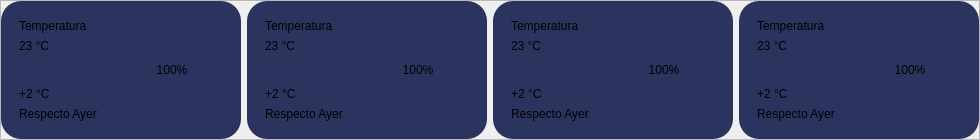
        <widget class="QFrame" name="frame_4">
         <property name="frameShape">
          <enum>QFrame::Shape::StyledPanel</enum>
         </property>
         <property name="frameShadow">
          <enum>QFrame::Shadow::Raised</enum>
         </property>
         <layout class="QHBoxLayout" name="horizontalLayout_2" stretch="1,1,1,1">
          <property name="leftMargin">
           <number>0</number>
          </property>
          <property name="topMargin">
           <number>0</number>
          </property>
          <property name="rightMargin">
           <number>0</number>
          </property>
          <property name="bottomMargin">
           <number>0</number>
          </property>
          <item>
           <widget class="QFrame" name="frame_7">
            <property name="styleSheet">
             <string notr="true">QFrame{
	background-color: rgb(43, 52, 95);
	border-radius: 20px;
}</string>
            </property>
            <property name="frameShape">
             <enum>QFrame::Shape::StyledPanel</enum>
            </property>
            <property name="frameShadow">
             <enum>QFrame::Shadow::Raised</enum>
            </property>
            <layout class="QHBoxLayout" name="horizontalLayout_7">
             <item>
              <widget class="QFrame" name="frame_20">
               <property name="frameShape">
                <enum>QFrame::Shape::StyledPanel</enum>
               </property>
               <property name="frameShadow">
                <enum>QFrame::Shadow::Raised</enum>
               </property>
               <layout class="QVBoxLayout" name="verticalLayout_4">
                <item>
                 <widget class="QLabel" name="label_4">
                  <property name="text">
                   <string>Temperatura</string>
                  </property>
                 </widget>
                </item>
                <item>
                 <widget class="QLabel" name="label_5">
                  <property name="text">
                   <string>23 °C</string>
                  </property>
                 </widget>
                </item>
                <item>
                 <spacer name="verticalSpacer_5">
                  <property name="orientation">
                   <enum>Qt::Orientation::Vertical</enum>
                  </property>
                  <property name="sizeHint" stdset="0">
                   <size>
                    <width>20</width>
                    <height>11</height>
                   </size>
                  </property>
                 </spacer>
                </item>
                <item>
                 <widget class="QLabel" name="label_6">
                  <property name="text">
                   <string>+2 °C</string>
                  </property>
                 </widget>
                </item>
                <item>
                 <widget class="QLabel" name="label_7">
                  <property name="text">
                   <string>Respecto Ayer</string>
                  </property>
                 </widget>
                </item>
               </layout>
              </widget>
             </item>
             <item>
              <widget class="QFrame" name="frame_18">
               <property name="styleSheet">
                <string notr="true">QFrame{
background:qconicalgradient(cx:0.5,cy:0.5,angle:-90,
													stop:0 #00BCD4,
													stop:0.5 #2196F3,
													stop:1  #00BCD4);
border-radius: 60px;
border: none;
min-width:120px;
min-height:120px;
max-width:120px;
max-height:120px;
}</string>
               </property>
               <property name="frameShape">
                <enum>QFrame::Shape::StyledPanel</enum>
               </property>
               <property name="frameShadow">
                <enum>QFrame::Shadow::Raised</enum>
               </property>
               <layout class="QGridLayout" name="gridLayout">
                <property name="leftMargin">
                 <number>0</number>
                </property>
                <property name="topMargin">
                 <number>0</number>
                </property>
                <property name="rightMargin">
                 <number>0</number>
                </property>
                <property name="bottomMargin">
                 <number>0</number>
                </property>
                <item row="0" column="0">
                 <widget class="QFrame" name="frame_19">
                  <property name="styleSheet">
                   <string notr="true">QFrame{
	background-color: rgb(43, 52, 95);
border-radius: 50px;
border: none;
min-width:100px;
min-height:100px;
max-width:100px;
max-height:100px;
}</string>
                  </property>
                  <property name="frameShape">
                   <enum>QFrame::Shape::StyledPanel</enum>
                  </property>
                  <property name="frameShadow">
                   <enum>QFrame::Shadow::Raised</enum>
                  </property>
                  <layout class="QVBoxLayout" name="verticalLayout_3">
                   <property name="leftMargin">
                    <number>0</number>
                   </property>
                   <property name="topMargin">
                    <number>0</number>
                   </property>
                   <property name="rightMargin">
                    <number>0</number>
                   </property>
                   <property name="bottomMargin">
                    <number>0</number>
                   </property>
                   <item>
                    <widget class="QLabel" name="label_3">
                     <property name="styleSheet">
                      <string notr="true">QLabel{
	background-color: transparent;
	font: 600 12pt &quot;Segoe UI&quot;;
}</string>
                     </property>
                     <property name="text">
                      <string>100%</string>
                     </property>
                     <property name="alignment">
                      <set>Qt::AlignmentFlag::AlignCenter</set>
                     </property>
                    </widget>
                   </item>
                  </layout>
                 </widget>
                </item>
               </layout>
              </widget>
             </item>
            </layout>
           </widget>
          </item>
          <item>
           <widget class="QFrame" name="frame_10">
            <property name="styleSheet">
             <string notr="true">QFrame{
	background-color: rgb(43, 52, 95);
	border-radius: 20px;
}</string>
            </property>
            <property name="frameShape">
             <enum>QFrame::Shape::StyledPanel</enum>
            </property>
            <property name="frameShadow">
             <enum>QFrame::Shadow::Raised</enum>
            </property>
            <layout class="QHBoxLayout" name="horizontalLayout_8">
             <item>
              <widget class="QFrame" name="frame_21">
               <property name="frameShape">
                <enum>QFrame::Shape::StyledPanel</enum>
               </property>
               <property name="frameShadow">
                <enum>QFrame::Shadow::Raised</enum>
               </property>
               <layout class="QVBoxLayout" name="verticalLayout_6">
                <item>
                 <widget class="QLabel" name="label_8">
                  <property name="text">
                   <string>Temperatura</string>
                  </property>
                 </widget>
                </item>
                <item>
                 <widget class="QLabel" name="label_13">
                  <property name="text">
                   <string>23 °C</string>
                  </property>
                 </widget>
                </item>
                <item>
                 <spacer name="verticalSpacer_7">
                  <property name="orientation">
                   <enum>Qt::Orientation::Vertical</enum>
                  </property>
                  <property name="sizeHint" stdset="0">
                   <size>
                    <width>20</width>
                    <height>11</height>
                   </size>
                  </property>
                 </spacer>
                </item>
                <item>
                 <widget class="QLabel" name="label_14">
                  <property name="text">
                   <string>+2 °C</string>
                  </property>
                 </widget>
                </item>
                <item>
                 <widget class="QLabel" name="label_15">
                  <property name="text">
                   <string>Respecto Ayer</string>
                  </property>
                 </widget>
                </item>
               </layout>
              </widget>
             </item>
             <item>
              <widget class="QFrame" name="frame_22">
               <property name="styleSheet">
                <string notr="true">QFrame{
background:qconicalgradient(cx:0.5,cy:0.5,angle:-90,
													stop:0 #00BCD4,
													stop:0.5 #2196F3,
													stop:1  #00BCD4);
border-radius: 60px;
border: none;
min-width:120px;
min-height:120px;
max-width:120px;
max-height:120px;
}</string>
               </property>
               <property name="frameShape">
                <enum>QFrame::Shape::StyledPanel</enum>
               </property>
               <property name="frameShadow">
                <enum>QFrame::Shadow::Raised</enum>
               </property>
               <layout class="QGridLayout" name="gridLayout_2">
                <item row="0" column="0">
                 <widget class="QFrame" name="frame_23">
                  <property name="styleSheet">
                   <string notr="true">QFrame{
	background-color: rgb(43, 52, 95);
border-radius: 50px;
border: none;
min-width:100px;
min-height:100px;
max-width:100px;
max-height:100px;
}</string>
                  </property>
                  <property name="frameShape">
                   <enum>QFrame::Shape::StyledPanel</enum>
                  </property>
                  <property name="frameShadow">
                   <enum>QFrame::Shadow::Raised</enum>
                  </property>
                  <layout class="QVBoxLayout" name="verticalLayout_7">
                   <property name="leftMargin">
                    <number>0</number>
                   </property>
                   <property name="topMargin">
                    <number>0</number>
                   </property>
                   <property name="rightMargin">
                    <number>0</number>
                   </property>
                   <property name="bottomMargin">
                    <number>0</number>
                   </property>
                   <item>
                    <widget class="QLabel" name="label_16">
                     <property name="styleSheet">
                      <string notr="true">QLabel{
	background-color: transparent;
	font: 600 12pt &quot;Segoe UI&quot;;
}</string>
                     </property>
                     <property name="text">
                      <string>100%</string>
                     </property>
                     <property name="alignment">
                      <set>Qt::AlignmentFlag::AlignCenter</set>
                     </property>
                    </widget>
                   </item>
                  </layout>
                 </widget>
                </item>
               </layout>
              </widget>
             </item>
            </layout>
           </widget>
          </item>
          <item>
           <widget class="QFrame" name="frame_9">
            <property name="styleSheet">
             <string notr="true">QFrame{
	background-color: rgb(43, 52, 95);
	border-radius: 20px;
}</string>
            </property>
            <property name="frameShape">
             <enum>QFrame::Shape::StyledPanel</enum>
            </property>
            <property name="frameShadow">
             <enum>QFrame::Shadow::Raised</enum>
            </property>
            <layout class="QHBoxLayout" name="horizontalLayout_10">
             <item>
              <widget class="QFrame" name="frame_28">
               <property name="frameShape">
                <enum>QFrame::Shape::StyledPanel</enum>
               </property>
               <property name="frameShadow">
                <enum>QFrame::Shadow::Raised</enum>
               </property>
               <layout class="QVBoxLayout" name="verticalLayout_10">
                <item>
                 <widget class="QLabel" name="label_19">
                  <property name="text">
                   <string>Temperatura</string>
                  </property>
                 </widget>
                </item>
                <item>
                 <widget class="QLabel" name="label_20">
                  <property name="text">
                   <string>23 °C</string>
                  </property>
                 </widget>
                </item>
                <item>
                 <spacer name="verticalSpacer_8">
                  <property name="orientation">
                   <enum>Qt::Orientation::Vertical</enum>
                  </property>
                  <property name="sizeHint" stdset="0">
                   <size>
                    <width>20</width>
                    <height>11</height>
                   </size>
                  </property>
                 </spacer>
                </item>
                <item>
                 <widget class="QLabel" name="label_21">
                  <property name="text">
                   <string>+2 °C</string>
                  </property>
                 </widget>
                </item>
                <item>
                 <widget class="QLabel" name="label_22">
                  <property name="text">
                   <string>Respecto Ayer</string>
                  </property>
                 </widget>
                </item>
               </layout>
              </widget>
             </item>
             <item>
              <widget class="QFrame" name="frame_24">
               <property name="styleSheet">
                <string notr="true">QFrame{
background:qconicalgradient(cx:0.5,cy:0.5,angle:-90,
													stop:0 #00BCD4,
													stop:0.5 #2196F3,
													stop:1  #00BCD4);
border-radius: 60px;
border: none;
min-width:120px;
min-height:120px;
max-width:120px;
max-height:120px;
}</string>
               </property>
               <property name="frameShape">
                <enum>QFrame::Shape::StyledPanel</enum>
               </property>
               <property name="frameShadow">
                <enum>QFrame::Shadow::Raised</enum>
               </property>
               <layout class="QGridLayout" name="gridLayout_3">
                <item row="0" column="0">
                 <widget class="QFrame" name="frame_25">
                  <property name="styleSheet">
                   <string notr="true">QFrame{
	background-color: rgb(43, 52, 95);
border-radius: 50px;
border: none;
min-width:100px;
min-height:100px;
max-width:100px;
max-height:100px;
}</string>
                  </property>
                  <property name="frameShape">
                   <enum>QFrame::Shape::StyledPanel</enum>
                  </property>
                  <property name="frameShadow">
                   <enum>QFrame::Shadow::Raised</enum>
                  </property>
                  <layout class="QVBoxLayout" name="verticalLayout_8">
                   <property name="leftMargin">
                    <number>0</number>
                   </property>
                   <property name="topMargin">
                    <number>0</number>
                   </property>
                   <property name="rightMargin">
                    <number>0</number>
                   </property>
                   <property name="bottomMargin">
                    <number>0</number>
                   </property>
                   <item>
                    <widget class="QLabel" name="label_17">
                     <property name="styleSheet">
                      <string notr="true">QLabel{
	background-color: transparent;
	font: 600 12pt &quot;Segoe UI&quot;;
}</string>
                     </property>
                     <property name="text">
                      <string>100%</string>
                     </property>
                     <property name="alignment">
                      <set>Qt::AlignmentFlag::AlignCenter</set>
                     </property>
                    </widget>
                   </item>
                  </layout>
                 </widget>
                </item>
               </layout>
              </widget>
             </item>
            </layout>
           </widget>
          </item>
          <item>
           <widget class="QFrame" name="frame_8">
            <property name="styleSheet">
             <string notr="true">QFrame{
	background-color: rgb(43, 52, 95);
	border-radius: 20px;
}</string>
            </property>
            <property name="frameShape">
             <enum>QFrame::Shape::StyledPanel</enum>
            </property>
            <property name="frameShadow">
             <enum>QFrame::Shadow::Raised</enum>
            </property>
            <layout class="QHBoxLayout" name="horizontalLayout_9">
             <item>
              <widget class="QFrame" name="frame_29">
               <property name="frameShape">
                <enum>QFrame::Shape::StyledPanel</enum>
               </property>
               <property name="frameShadow">
                <enum>QFrame::Shadow::Raised</enum>
               </property>
               <layout class="QVBoxLayout" name="verticalLayout_11">
                <item>
                 <widget class="QLabel" name="label_23">
                  <property name="text">
                   <string>Temperatura</string>
                  </property>
                 </widget>
                </item>
                <item>
                 <widget class="QLabel" name="label_24">
                  <property name="text">
                   <string>23 °C</string>
                  </property>
                 </widget>
                </item>
                <item>
                 <spacer name="verticalSpacer_9">
                  <property name="orientation">
                   <enum>Qt::Orientation::Vertical</enum>
                  </property>
                  <property name="sizeHint" stdset="0">
                   <size>
                    <width>20</width>
                    <height>11</height>
                   </size>
                  </property>
                 </spacer>
                </item>
                <item>
                 <widget class="QLabel" name="label_25">
                  <property name="text">
                   <string>+2 °C</string>
                  </property>
                 </widget>
                </item>
                <item>
                 <widget class="QLabel" name="label_26">
                  <property name="text">
                   <string>Respecto Ayer</string>
                  </property>
                 </widget>
                </item>
               </layout>
              </widget>
             </item>
             <item>
              <widget class="QFrame" name="frame_26">
               <property name="styleSheet">
                <string notr="true">QFrame{
background:qconicalgradient(cx:0.5,cy:0.5,angle:-90,
													stop:0 #00BCD4,
													stop:0.5 #2196F3,
													stop:1  #00BCD4);
border-radius: 60px;
border: none;
min-width:120px;
min-height:120px;
max-width:120px;
max-height:120px;
}</string>
               </property>
               <property name="frameShape">
                <enum>QFrame::Shape::StyledPanel</enum>
               </property>
               <property name="frameShadow">
                <enum>QFrame::Shadow::Raised</enum>
               </property>
               <layout class="QGridLayout" name="gridLayout_4">
                <item row="0" column="0">
                 <widget class="QFrame" name="frame_27">
                  <property name="styleSheet">
                   <string notr="true">QFrame{
	background-color: rgb(43, 52, 95);
border-radius: 50px;
border: none;
min-width:100px;
min-height:100px;
max-width:100px;
max-height:100px;
}</string>
                  </property>
                  <property name="frameShape">
                   <enum>QFrame::Shape::StyledPanel</enum>
                  </property>
                  <property name="frameShadow">
                   <enum>QFrame::Shadow::Raised</enum>
                  </property>
                  <layout class="QVBoxLayout" name="verticalLayout_9">
                   <property name="leftMargin">
                    <number>0</number>
                   </property>
                   <property name="topMargin">
                    <number>0</number>
                   </property>
                   <property name="rightMargin">
                    <number>0</number>
                   </property>
                   <property name="bottomMargin">
                    <number>0</number>
                   </property>
                   <item>
                    <widget class="QLabel" name="label_18">
                     <property name="styleSheet">
                      <string notr="true">QLabel{
	background-color: transparent;
	font: 600 12pt &quot;Segoe UI&quot;;
}</string>
                     </property>
                     <property name="text">
                      <string>100%</string>
                     </property>
                     <property name="alignment">
                      <set>Qt::AlignmentFlag::AlignCenter</set>
                     </property>
                    </widget>
                   </item>
                  </layout>
                 </widget>
                </item>
               </layout>
              </widget>
             </item>
            </layout>
           </widget>
          </item>
         </layout>
        </widget>
